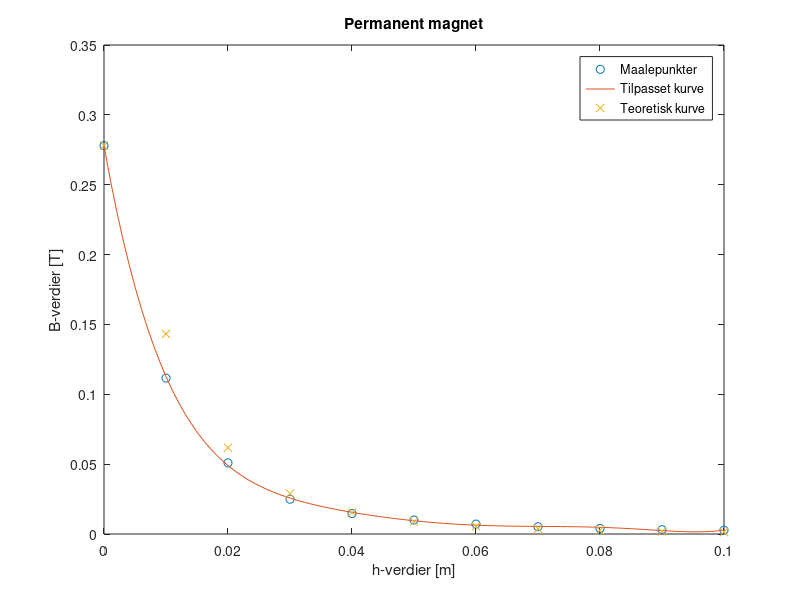

Recreate this plot in MATLAB.
h = linspace(0, 0.1, 11);
a = 34.77/2*10^-3;
t = 9.78*10^-3;

B = [278, 111.6, 50.9, 24.9, 14.6, 10, 7.1, 5.2, 4, 3.1, 2.7]*10^-3;


p = polyfit(h,B,6);

x1 = linspace(0,0.1, 100);
y1 = polyval(p,x1);

my0j = 278*10^-3*2/(t/(sqrt(t^2 + a^2)));
%my0 = 4*pi*10^-7; %Tm/A
Bx = my0j/2*((h + t)./(sqrt((h + t).^2 + a^2)) - h./sqrt(h.^2 + a^2));



plot(h,B,'o')

hold on
plot(x1,y1)
plot(h, Bx, 'x')
title('Permanent magnet')
xlabel('h-verdier [m]')
ylabel('B-verdier [T]')
legend('Maalepunkter', 'Tilpasset kurve', 'Teoretisk kurve')
print('-dpdf', 'Oppgave21')
hold off
